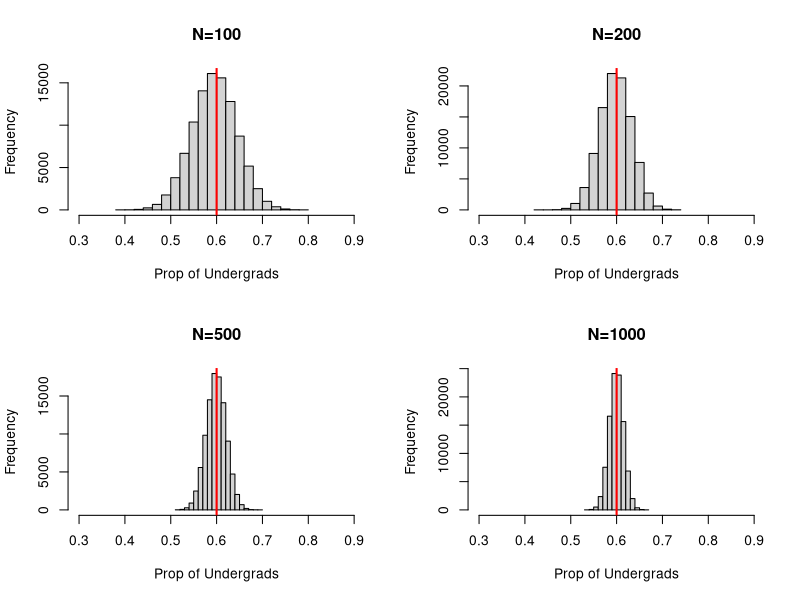

Source code (R):
par(mfrow=c(2,2)) # create 2 by 2 matrix of figures1

N <- 100 #Size of each sample
p <- 0.6 #Probability of a "success", student chosen is an undergraduate
B <- 10^5 #Pick 10,000 random samples each size N

results <- numeric(B) # create a numeric vector with B entries to store statistics

# Each time, fandomly pick one sample (of 1's and 0's for success and failure) 
# of size N from a binomial distributionwith prob of success p, and divide by
# the sample size N to calculate what proportion of values are 1's.
# Repeat this B times and store each result in the vector result.
for (i in 1:B) 
{
  results[i] <- rbinom(1, N, p)/N
}

hist(results, xlab = "Prop of Undergrads", main="N=100", xlim=c(0.3,0.9))
abline(v = p, col = "red", lwd=2)

# Repeat with N=200, 500, 1000

N <- 200 #Size of each sample
p <- 0.6; #Probability of a "success", student chosen is an undergraduate
B <- 10^5 #Pick 10,000 random samples each size N

results <- numeric(B) # create a numeric vector with B entries to store statistics

for (i in 1:B) 
{
  results[i] <- rbinom(1, N, p)/N
}

hist(results, xlab = "Prop of Undergrads", main="N=200", xlim=c(0.3,0.9))
abline(v = p, col = "red", lwd=2)


# N = 500
N <- 500 #Size of each sample
p <- 0.6; #Probability of a "success", student chosen is an undergraduate
B <- 10^5 #Pick 10,000 random samples each size N

results <- numeric(B) # create a numeric vector with B entries to store statistics

for (i in 1:B) 
{
  results[i] <- rbinom(1, N, p)/N
}

hist(results, xlab = "Prop of Undergrads", main="N=500", xlim=c(0.3,0.9))
abline(v = p, col = "red", lwd=2)


# N=1000
N <- 1000 #Size of each sample
p <- 0.6 #Probability of a "success", student chosen is an undergraduate
B <- 10^5 #Pick 10,000 random samples each size N

results <- numeric(B) # create a numeric vector with B entries to store statistics

# Each time, fandomly pick one sample (of 1's and 0's for success and failure) 
# of size N from a binomial distributionwith prob of success p, and divide by
# the sample size N to calculate what proportion of values are 1's.
# Repeat this B times and store each result in the vector result.
for (i in 1:B) 
{
  results[i] <- rbinom(1, N, p)/N
}

hist(results, xlab = "Prop of Undergrads", main="N=1000", xlim=c(0.3,0.9))
abline(v = p, col = "red", lwd=2)
